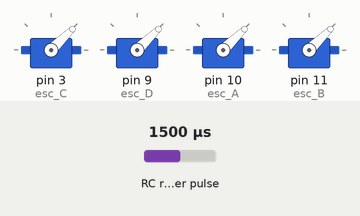
Simulated run of this sketch. Board: Arduino Uno, built with avr-gcc and run on an emulated ATmega328P. Shown: 4 × servo. Wiring (inferred from the names in the program): RC receiver channel: data A2. The inputs (shaded band) are chosen by the test bench; at power-on: RC receiver pulse 1500 µs.

Above: at 6.3 s.
6.4 s: RC receiver pulse (sensor on A2) set to 1635 µs
7.9 s: RC receiver pulse (sensor on A2) set to 1659 µs
At 8.4 s:
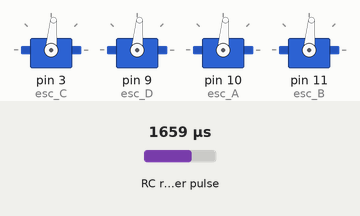
9.4 s: RC receiver pulse (sensor on A2) set to 1020 µs
At 10.7 s:
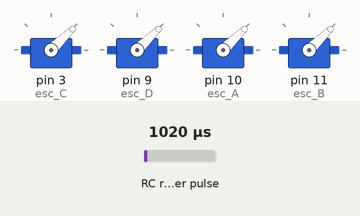
Timing chart, 0 to 12.4 s (numbered marks = the images above; inputs shaded):
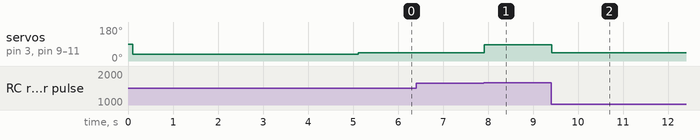

The sketch:

RPM_Measurement.ino
```cpp
/*
          RC Min Max RANGE

Trim in lowest position for all channels.

Roll    : 1000 to 1830
Pitch   : 1000 to 1750
Throttle: 1000 to 1870
Yaw     : 1090 to 1910

*/

#define WriteSignal 1400  // any value b/w 1000 - 2000

#include <Servo.h>

 // ESC varaiables
Servo esc_A;
Servo esc_B;
Servo esc_C;
Servo esc_D;

//RC_receiver- Arduino Pin Configuration
byte RC_RUD_ROLL= A3;
byte RC_AIL_PITCH = 7;
byte RC_THR = A2;
byte RC_ELE_YAW = A1;

//RC variables
int rc_thr = 0;
int rc_thr_map = 0;

void setup()
{
  //initializing the RC Receiver
  pinMode(RC_RUD_ROLL, INPUT);
  pinMode(RC_AIL_PITCH, INPUT);
  pinMode(RC_THR, INPUT);
  pinMode(RC_ELE_YAW, INPUT);

  //initializing Serial Communication
  Serial.begin(9600);
  Serial.flush();

  //initializing the ESC PWM pins
  esc_C.attach(3);
  esc_D.attach(9);
  esc_A.attach(10);
  esc_B.attach(11);
  delay(100);

 // arming the ESCs
 esc_A.writeMicroseconds(900);
 esc_B.writeMicroseconds(900);
 esc_C.writeMicroseconds(900);
 esc_D.writeMicroseconds(900);
 delay(5000);

}

void loop()
{
  rc_thr = pulseIn(RC_THR, HIGH);  //Reading the RC input value
  rc_thr_map = map(rc_thr, 1310, 2150, 1000, 2000); // Mapping it to PWM signal

  //limiting the Signal
  if (rc_thr_map < 1400)
      rc_thr_map = 1000;
  if (rc_thr_map > 1500)
      rc_thr_map = WriteSignal;

//uncomment to print the RC values

 /*
  Serial.print("rc_value:   ");
  Serial.println(rc_thr);

  Serial.print("\tMicroSeconds Value:   ");
  Serial.println(rc_thr_map);
  */

 //Sending the PWM signal to the ESCs
 esc_A.writeMicroseconds(rc_thr_map);
 esc_B.writeMicroseconds(rc_thr_map);
 esc_C.writeMicroseconds(rc_thr_map);
 esc_D.writeMicroseconds(rc_thr_map);

  }
```

Measured:
- the behaviour switches between 1644 and 1645 µs on RC receiver pulse (sensor on A2) (found by bisection; images 0 and 1)
- after the input at 6.4 s, every drawn part: stays the same
- after the input at 7.9 s, servo on pin 3 (esc_C), servo on pin 9 (esc_D), servo on pin 10 (esc_A), servo on pin 11 (esc_B): 44° → 85° at once
- after the input at 9.4 s, servo on pin 3 (esc_C), servo on pin 9 (esc_D), servo on pin 10 (esc_A), servo on pin 11 (esc_B): 85° → 44° at once
